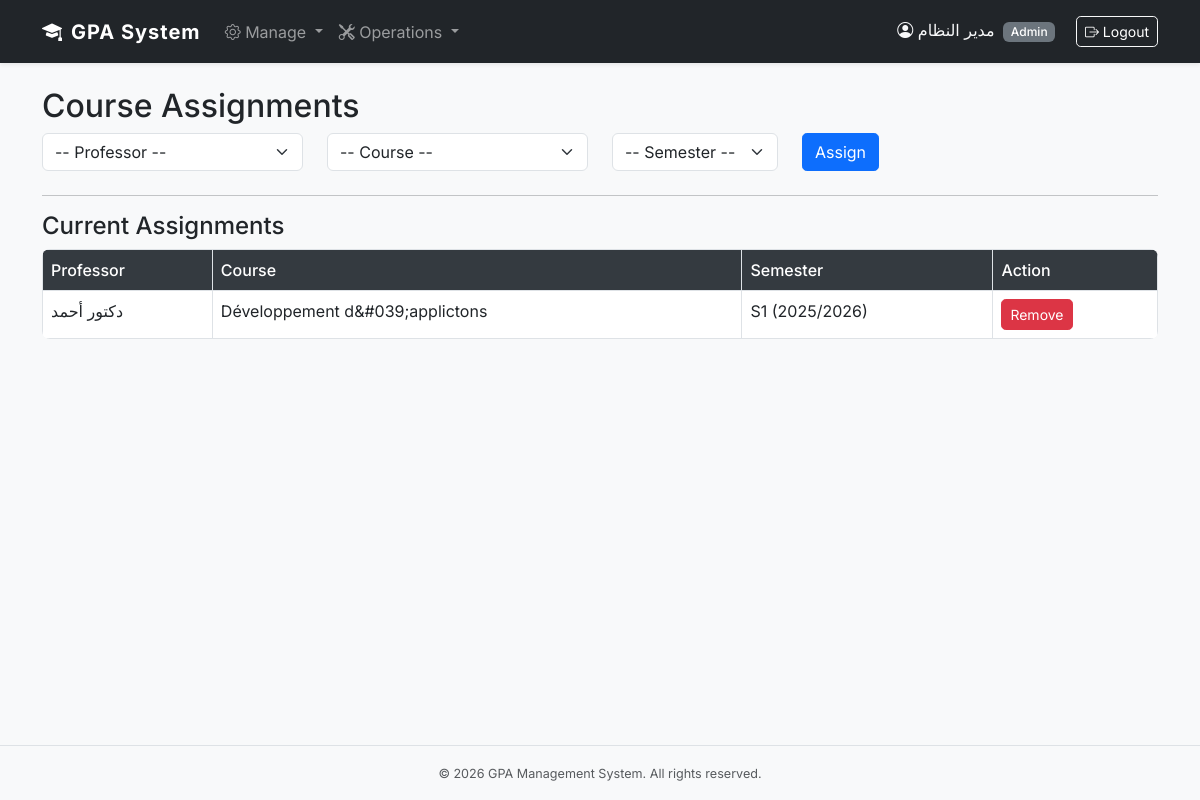
The page /gpa_system/index.php?page=admin.assignments (signed in) on the database its author committed.
### tables this page shows
CREATE TABLE `assignments` (
  `id` int(11) NOT NULL,
  `professor_id` int(11) NOT NULL,
  `course_id` int(11) NOT NULL,
  `semester_id` int(11) NOT NULL,
  `assigned_at` timestamp NOT NULL DEFAULT current_timestamp()
);

CREATE TABLE `users` (
  `id` int(11) NOT NULL,
  `name` varchar(100) NOT NULL,
  `email` varchar(150) NOT NULL,
  `password` varchar(255) NOT NULL,
  `role` enum('admin','professor','student') NOT NULL,
  `created_at` timestamp NOT NULL DEFAULT current_timestamp()
);

CREATE TABLE `courses` (
  `id` int(11) NOT NULL,
  `semester_id` int(11) NOT NULL,
  `name` varchar(150) NOT NULL,
  `credits` int(11) NOT NULL CHECK (`credits` > 0),
  `created_at` timestamp NOT NULL DEFAULT current_timestamp()
);

CREATE TABLE `semesters` (
  `id` int(11) NOT NULL,
  `label` varchar(20) NOT NULL,
  `academic_year` varchar(20) NOT NULL,
  `is_active` tinyint(1) DEFAULT 0,
  `created_at` timestamp NOT NULL DEFAULT current_timestamp()
);

### gpa_system/views/admin/assignments.php (the view, shortened to what this page needs)
<?php
include __DIR__ . '/../layouts/header.php';
?>
<h2>Course Assignments</h2>
<form method="post" action="index.php?page=admin.saveAssignment" class="row mb-4">
    <div class="col-md-3">
        <select name="professor_id" class="form-select" required>
            <option value="">-- Professor --</option>
        </select>
    </div>
    <div class="col-md-3">
        <select name="course_id" class="form-select" required>
            <option value="">-- Course --</option>
        </select>
    </div>
    <div class="col-md-2">
        <select name="semester_id" class="form-select" required>
            <option value="">-- Semester --</option>
        </select>
    </div>
    <div class="col-md-2">
        <button class="btn btn-primary">Assign</button>
    </div>
</form>
<hr>
<h4>Current Assignments</h4>
<table class="table table-bordered">
    <thead><tr><th>Professor</th><th>Course</th><th>Semester</th><th>Action</th></tr></thead>
    <tbody>
    <?php foreach ($assignmentsList as $ass): ?>
    <tr>
        <td><?= htmlspecialchars($ass['professor_name']) ?></td>
        <td><?= htmlspecialchars($ass['course_name']) ?></td>
        <td><?= htmlspecialchars($ass['semester_label']) ?> (<?= htmlspecialchars($ass['academic_year']) ?>)</td>
        <td>
            <form method="post" action="index.php?page=admin.deleteAssignment" onsubmit="return confirm('Delete assignment?')">
                <button class="btn btn-sm btn-danger">Remove</button>
            </form>
        </td>
    </tr>
    <?php endforeach; ?>
    </tbody>
</table>
<?php include __DIR__ . '/../layouts/footer.php'; ?>

### gpa_system/assets/css/style.css (style rules this page uses)
body { font-family: 'Inter', -apple-system, BlinkMacSystemFont, sans-serif; background-color: #f8f9fa; }
.table { background-color: #fff; border-radius: 0.5rem; overflow: hidden; }
.table thead th { background-color: #343a40; color: #fff; font-weight: 500; }
.btn { border-radius: 0.3rem; }

### rows shown on the page
assignments: professor.name "دكتور أحمد", course.name "Développement d&#039;applictons", semester.label "S1", semester.academic_year "2025/2026"

### other values the page prints
$userName "مدير النظام"
$currentRole "Admin"
